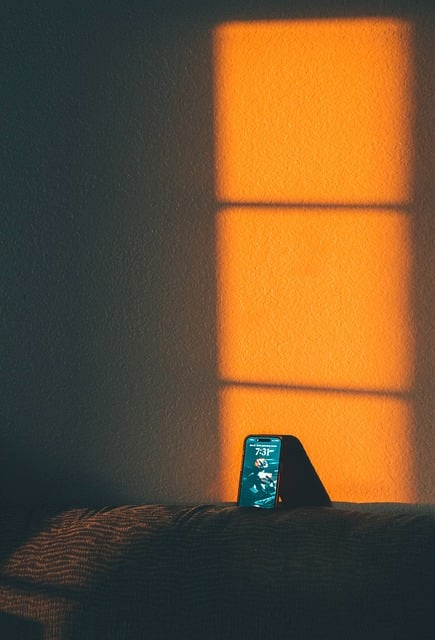
#> input picture image-2.jpg, 435 x 640 px
$ python opencv-3.py
#> lines starting #> are read from the running program, lines starting #| are printed output that depends on the picture; after the words box and inside, x2 and y2 are one past the last pixel; in counts of white or black regions, pixels touching at a corner belong together
import cv2
import random

img = cv2.imread('./image-2.jpg', 1)
#> img is the input picture: shape (640, 435, 3); mean B, G, R 48.5, 81.7, 111.6
print(img.shape)
#| (640, 435, 3)

# for i in range(img.shape[0]):
#     for j in range(img.shape[1]):
#         img[i][j] = [random.randint(0, 255), random.randint(0, 255), random.randint(0, 255)]

copy = img[0:100, 300:400]
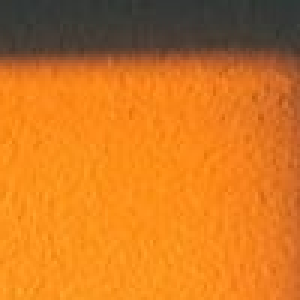
#> copy: shape (100, 100, 3) (shown 3 times larger); mean B, G, R 33.9, 119.9, 209
img[300:400, 200:300] = copy
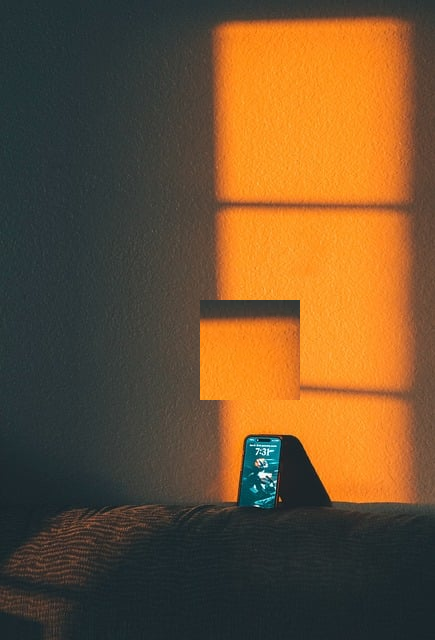
#> img: shape (640, 435, 3); 3.59% of pixels changed, all inside (x1, y1, x2, y2) = (200, 300, 300, 400)

cv2.imshow('image', img)

k = cv2.waitKey()
#> (key Esc is pressed here)

$ run again, with image-1.jpg copied over image-2.jpg
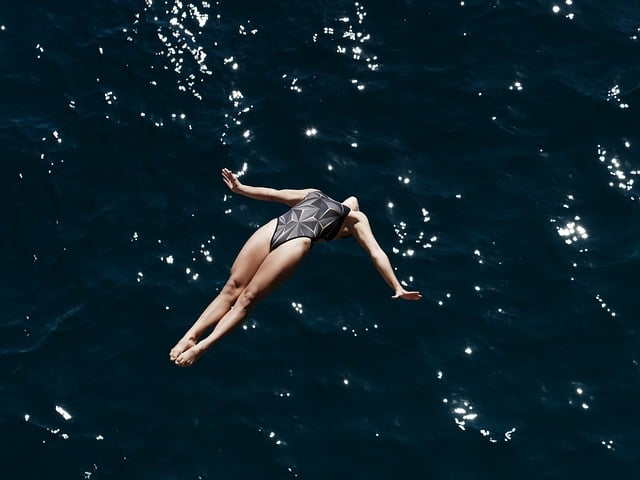
#> input picture image-1.jpg, 640 x 480 px
#> img is the input picture: shape (480, 640, 3); mean B, G, R 42.4, 32.7, 11.4
#| (480, 640, 3)
#> `copy = img[0:100, 300:400]`:
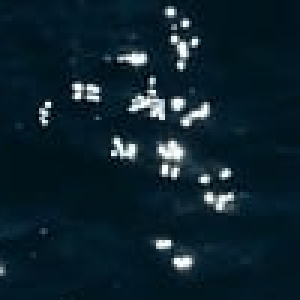
#> copy: shape (100, 100, 3) (shown 3 times larger); mean B, G, R 45.3, 34.7, 13.9
#> `img[300:400, 200:300] = copy`:
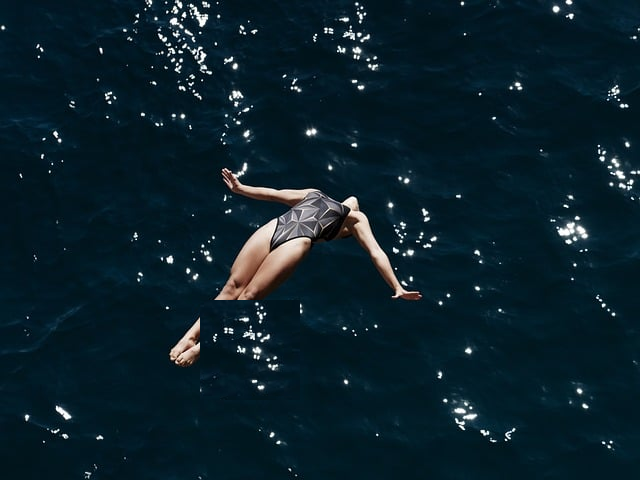
#> img: shape (480, 640, 3); 3.23% of pixels changed, all inside (x1, y1, x2, y2) = (200, 300, 300, 400)
